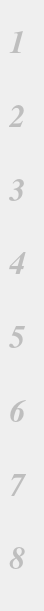
      <widget class="QWidget" name="Blackrows">
       <widget class="QFrame" name="verticalFrame_2">
        <property name="enabled">
         <bool>false</bool>
        </property>
        <property name="geometry">
         <rect>
          <x>0</x>
          <y>0</y>
          <width>35</width>
          <height>602</height>
         </rect>
        </property>
        <property name="autoFillBackground">
         <bool>false</bool>
        </property>
        <property name="styleSheet">
         <string notr="true">background-color: rgba(255, 165, 137, 0); border: none; </string>
        </property>
        <layout class="QVBoxLayout" name="verticalLayout_2">
         <item>
          <widget class="QLabel" name="label_18">
           <property name="font">
            <font>
             <family>Nimbus Roman No9 L</family>
             <pointsize>24</pointsize>
             <italic>true</italic>
             <bold>true</bold>
            </font>
           </property>
           <property name="frameShape">
            <enum>QFrame::NoFrame</enum>
           </property>
           <property name="text">
            <string>1</string>
           </property>
           <property name="textFormat">
            <enum>Qt::RichText</enum>
           </property>
           <property name="alignment">
            <set>Qt::AlignCenter</set>
           </property>
           <property name="wordWrap">
            <bool>false</bool>
           </property>
          </widget>
         </item>
         <item>
          <widget class="QLabel" name="label_19">
           <property name="font">
            <font>
             <family>Nimbus Roman No9 L</family>
             <pointsize>24</pointsize>
             <italic>true</italic>
             <bold>true</bold>
            </font>
           </property>
           <property name="frameShape">
            <enum>QFrame::NoFrame</enum>
           </property>
           <property name="text">
            <string>2</string>
           </property>
           <property name="textFormat">
            <enum>Qt::RichText</enum>
           </property>
           <property name="alignment">
            <set>Qt::AlignCenter</set>
           </property>
           <property name="wordWrap">
            <bool>false</bool>
           </property>
          </widget>
         </item>
         <item>
          <widget class="QLabel" name="label_20">
           <property name="enabled">
            <bool>false</bool>
           </property>
           <property name="font">
            <font>
             <family>Nimbus Roman No9 L</family>
             <pointsize>24</pointsize>
             <italic>true</italic>
             <bold>true</bold>
            </font>
           </property>
           <property name="frameShape">
            <enum>QFrame::NoFrame</enum>
           </property>
           <property name="text">
            <string>3</string>
           </property>
           <property name="textFormat">
            <enum>Qt::RichText</enum>
           </property>
           <property name="alignment">
            <set>Qt::AlignCenter</set>
           </property>
           <property name="wordWrap">
            <bool>false</bool>
           </property>
          </widget>
         </item>
         <item>
          <widget class="QLabel" name="label_21">
           <property name="enabled">
            <bool>false</bool>
           </property>
           <property name="font">
            <font>
             <family>Nimbus Roman No9 L</family>
             <pointsize>24</pointsize>
             <italic>true</italic>
             <bold>true</bold>
            </font>
           </property>
           <property name="frameShape">
            <enum>QFrame::NoFrame</enum>
           </property>
           <property name="text">
            <string>4</string>
           </property>
           <property name="textFormat">
            <enum>Qt::RichText</enum>
           </property>
           <property name="alignment">
            <set>Qt::AlignCenter</set>
           </property>
           <property name="wordWrap">
            <bool>false</bool>
           </property>
          </widget>
         </item>
         <item>
          <widget class="QLabel" name="label_22">
           <property name="enabled">
            <bool>false</bool>
           </property>
           <property name="font">
            <font>
             <family>Nimbus Roman No9 L</family>
             <pointsize>24</pointsize>
             <italic>true</italic>
             <bold>true</bold>
            </font>
           </property>
           <property name="frameShape">
            <enum>QFrame::NoFrame</enum>
           </property>
           <property name="text">
            <string>5</string>
           </property>
           <property name="textFormat">
            <enum>Qt::RichText</enum>
           </property>
           <property name="alignment">
            <set>Qt::AlignCenter</set>
           </property>
           <property name="wordWrap">
            <bool>false</bool>
           </property>
          </widget>
         </item>
         <item>
          <widget class="QLabel" name="label_23">
           <property name="enabled">
            <bool>false</bool>
           </property>
           <property name="font">
            <font>
             <family>Nimbus Roman No9 L</family>
             <pointsize>24</pointsize>
             <italic>true</italic>
             <bold>true</bold>
            </font>
           </property>
           <property name="frameShape">
            <enum>QFrame::NoFrame</enum>
           </property>
           <property name="text">
            <string>6</string>
           </property>
           <property name="textFormat">
            <enum>Qt::RichText</enum>
           </property>
           <property name="alignment">
            <set>Qt::AlignCenter</set>
           </property>
           <property name="wordWrap">
            <bool>false</bool>
           </property>
          </widget>
         </item>
         <item>
          <widget class="QLabel" name="label_24">
           <property name="enabled">
            <bool>false</bool>
           </property>
           <property name="font">
            <font>
             <family>Nimbus Roman No9 L</family>
             <pointsize>24</pointsize>
             <italic>true</italic>
             <bold>true</bold>
            </font>
           </property>
           <property name="frameShape">
            <enum>QFrame::NoFrame</enum>
           </property>
           <property name="text">
            <string>7</string>
           </property>
           <property name="textFormat">
            <enum>Qt::RichText</enum>
           </property>
           <property name="alignment">
            <set>Qt::AlignCenter</set>
           </property>
           <property name="wordWrap">
            <bool>false</bool>
           </property>
          </widget>
         </item>
         <item>
          <widget class="QLabel" name="label_25">
           <property name="enabled">
            <bool>false</bool>
           </property>
           <property name="font">
            <font>
             <family>Nimbus Roman No9 L</family>
             <pointsize>24</pointsize>
             <italic>true</italic>
             <bold>true</bold>
            </font>
           </property>
           <property name="frameShape">
            <enum>QFrame::NoFrame</enum>
           </property>
           <property name="text">
            <string>8</string>
           </property>
           <property name="textFormat">
            <enum>Qt::RichText</enum>
           </property>
           <property name="alignment">
            <set>Qt::AlignCenter</set>
           </property>
           <property name="wordWrap">
            <bool>false</bool>
           </property>
          </widget>
         </item>
        </layout>
       </widget>
      </widget>
